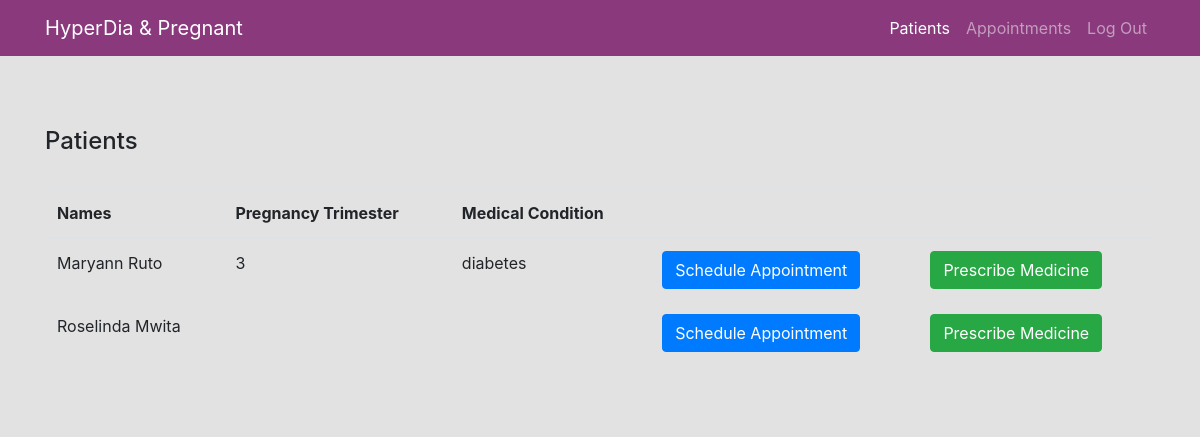
The app's page /doctors/patients.php with its own data.
### tables this page shows
CREATE TABLE `user` (
  `First_Name` varchar(255) NOT NULL,
  `Last_Name` varchar(255) NOT NULL,
  `Email` varchar(255) NOT NULL,
  `Password` varchar(255) NOT NULL,
  `User_Type` varchar(255) NOT NULL DEFAULT 'patient'
);

CREATE TABLE `patient` (
  `Patient_ID` int(255) NOT NULL,
  `Pregnancy_Trimester` varchar(255) NOT NULL,
  `Medical_Condition` varchar(255) NOT NULL,
  `Email` varchar(255) NOT NULL
);

### doctors/patients.php (the view, shortened to what this page needs)
<!DOCTYPE html>
<html lang="en">
<head>
    <link rel="stylesheet" href="https://cdn.jsdelivr.net/npm/bootstrap@4.5.3/dist/css/bootstrap.min.css">
    <link rel="stylesheet" href="fontawesome-free-5.15.1-web\css\all.css">
    <link rel="stylesheet" href="../styles/styles.css">
</head>
<body style="background-color: #e3e2e2;">
    <nav class="navbar fixed-top navbar-expand-lg navbar-dark bg-custom">
        <div class="container">
            <a class="navbar-brand" href="">HyperDia & Pregnant</a>
            <div class="collapse navbar-collapse" id="navbarTogglerDemo02">
                <ul class="navbar-nav ml-auto mt-2 mt-lg-0">
                    <li class="nav-item">
                        <a class="nav-link active" href="patients.php">Patients</a>
                    </li>
                    <li class="nav-item">
                        <a class="nav-link" href="appointments.php">Appointments</a>
                    </li>
                    <li class="nav-item">
                        <a class="nav-link" href="../database/log_out.php">Log Out</a>
                    </li>
                </ul>
            </div>
        </div>
    </nav>
    <div class="body-section">
        <div class="container">
            <br>
            <br>
            <br>
            <h4>Patients</h4>
            <br>
            <table class="table table-hover">
                <thead>
                    <tr>
                        <th>Names</th>
                        <th>Pregnancy Trimester</th>
                        <th>Medical Condition</th>
                        <th>&nbsp;</th>
                        <th>&nbsp;</th>
                    </tr>
                </thead>
                <tbody>
                    <?php
                        include("../database/constants.php");
                        $sql = "SELECT * FROM user LEFT JOIN patient ON user.Email = patient.Email WHERE User_Type = 'patient'";
                        $result = $conn->query($sql);
                        while($row = $result->fetch_assoc()) {
                    ?>
                    <tr>
                        <td><?php echo $row['First_Name']." ".$row['Last_Name'];?></td>
                        <td><?php echo $row['Pregnancy_Trimester'];?></td>
                        <td><?php echo $row['Medical_Condition'];?></td>
                        <td><a href="schedule_appointment.php?email=<?php echo $row['Email']; ?>" class="btn btn-primary">Schedule Appointment</a></td>
                        <td><a href="prescribe_medicine.php?email=<?php echo $row['Email']; ?>" class="btn btn-success">Prescribe Medicine</a></td>
                    </tr>
                    <?php } ?>
                </tbody>
            </table>
        </div>
    </div>
</body>
</html>

### styles/styles.css (style rules this page uses)
body { background-color: rgba(121,28,106,1); }
.bg-custom { background-color: rgba(121,28,106,0.85); }
.body-section { background-color: #e3e2e2; padding-top: 55px; padding-bottom: 30px; }

### records on screen
user: First_Name "Maryann", Last_Name "Ruto", patient.Pregnancy_Trimester "3", patient.Medical_Condition "diabetes"
user: First_Name "Roselinda", Last_Name "Mwita"
